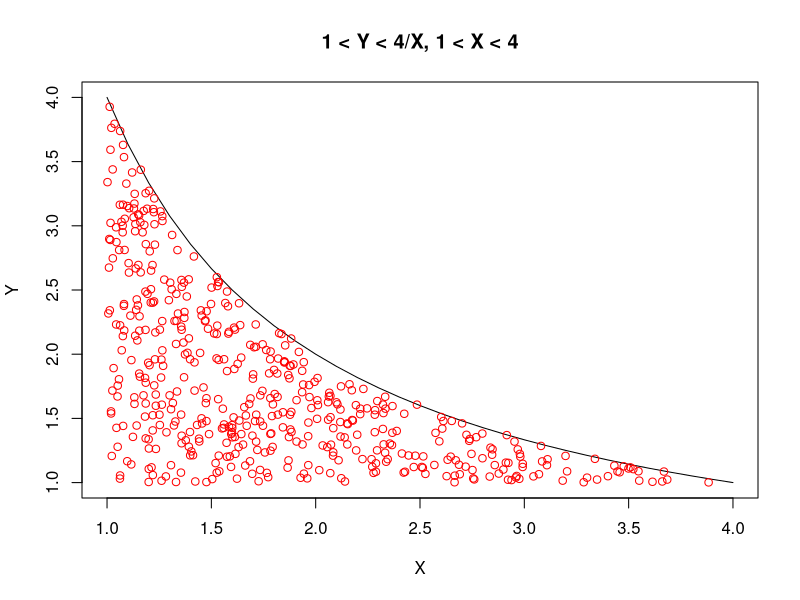

Generate this figure with R:
#Monte Carlo Covariance estimation

#Random variables under consideration:
#X and Y, uniformly distributed under the constraints 
#0< X <7 and 0<Y<X^2+1.

capfunction <- function(x) {4/x} #<-- Set this to your boundary curve

#######################################################
# Set the following parameters to describe the region #
#######################################################

minX = 1;
maxX = 4;

minY = 1; 
maxY = 5;

#################################################
# Set the following to customize the simulation #
#################################################


maxSamples = 500; #<-- This determines how many points are generated


###########################
# This plots the boundary #
###########################

x <- seq(minX,maxX,0.1)
plot(x, capfunction(x),type = 'l',
     col='black',main="1 < Y < 4/X, 1 < X < 4",ylab="Y",xlab="X")



##############################
#  Point generator #
##############################

xVals=rep(0,maxSamples);
yVals=rep(0,maxSamples);


pointsmade=0
while (pointsmade < maxSamples)
{
  Xsample=runif(1,minX,maxX)
  Ysample=runif(1,minY,maxY)
  
  if(capfunction(Xsample)>Ysample){
    pointsmade = pointsmade +1;
    xVals[pointsmade]=Xsample;
    yVals[pointsmade]=Ysample;
    points(xVals[pointsmade],yVals[pointsmade],col='red')
  }
  
}

#############################################################################
# This next line computes and displays the covariance between the generated #
# set of X and Y coordinates                                                #
#############################################################################

cat("Observed covariance of X and Y in a simulation with ",maxSamples,  "data points = ",cov(xVals,yVals),"\n")








#####################################
# Monte Carlo Covariance estimation #
#####################################

#########################################################
# Random variables under consideration: A pair of       #
# discrete random variables, whose joint mass function  #
# is encoded in a data frame called 'possibilities'     #
# Rows in the data frame are of form (X,Y,p), where     #
# (X,Y) is a possible outcome of the variables with     #
# probability 'p' of occuring.                          #
#########################################################



#Construct an empty data frame for the values.
#Provide the number of outcomes of the joint distribution

outcomes=8 #<---- Adjust this for the number of outcomes in your mass function
X=rep(0,outcomes)
Y=rep(0,outcomes)
p=rep(0,outcomes)
possibilities=data.frame(X,Y,p)


#The next instructions provide the parameters of the joint distribution
#Change these for your application:

# Add or delete rows as needed.

# Each instruction describes a specific outcome of (X,Y).
# For example the first line says P(X=0,Y=-3)=1/20.
possibilities[1,]=c(-1,-1,3/20)
possibilities[2,]=c(-1,3,2/20)
possibilities[3,]=c(-1,7,1/20)
possibilities[4,]=c(-1,10,1/20)

possibilities[5,]=c(3,-1,1/20)
possibilities[6,]=c(3,3,2/20)
possibilities[7,]=c(3,7,4/20)
possibilities[8,]=c(3,10,6/20)


#Select the sample size
samplesize=1000

##############################
#  Sample Point generator    #
##############################
sampledata=data.frame(xval=rep(0,samplesize),yval=rep(0,samplesize))
for (j in seq(from=1,to=samplesize,by=1))
{
  samplepoint = possibilities[sample(c(1:8),1,T,as.numeric(possibilities[,3])),1:2]
  sampledata[j,]=samplepoint
}

#Computes and displays the covariance observed between the values of X and Y
cat("Observed covariance of X and Y in a simulation with ",samplesize,  "data points = ",cov(sampledata$xval,sampledata$yval),"\n")
